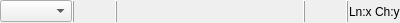
<?xml version="1.0" encoding="UTF-8"?>
<ui version="4.0">
 <class>CScriptFooterArea</class>
 <widget class="QWidget" name="CScriptFooterArea">
  <property name="geometry">
   <rect>
    <x>0</x>
    <y>0</y>
    <width>400</width>
    <height>23</height>
   </rect>
  </property>
  <property name="windowTitle">
   <string>Form</string>
  </property>
  <layout class="QHBoxLayout" name="horizontalLayout">
   <property name="spacing">
    <number>0</number>
   </property>
   <property name="leftMargin">
    <number>0</number>
   </property>
   <property name="topMargin">
    <number>0</number>
   </property>
   <property name="rightMargin">
    <number>0</number>
   </property>
   <property name="bottomMargin">
    <number>0</number>
   </property>
   <item>
    <widget class="CZoomComboBox" name="pZoomComboBox"/>
   </item>
   <item>
    <widget class="QFrame" name="frame">
     <property name="sizePolicy">
      <sizepolicy hsizetype="Fixed" vsizetype="Preferred">
       <horstretch>0</horstretch>
       <verstretch>0</verstretch>
      </sizepolicy>
     </property>
     <property name="frameShape">
      <enum>QFrame::VLine</enum>
     </property>
     <property name="frameShadow">
      <enum>QFrame::Raised</enum>
     </property>
    </widget>
   </item>
   <item>
    <widget class="QPushButton" name="ErrorPushButton">
     <property name="sizePolicy">
      <sizepolicy hsizetype="Fixed" vsizetype="Fixed">
       <horstretch>0</horstretch>
       <verstretch>0</verstretch>
      </sizepolicy>
     </property>
     <property name="text">
      <string/>
     </property>
     <property name="flat">
      <bool>true</bool>
     </property>
    </widget>
   </item>
   <item>
    <widget class="QFrame" name="frame_2">
     <property name="sizePolicy">
      <sizepolicy hsizetype="Fixed" vsizetype="Preferred">
       <horstretch>0</horstretch>
       <verstretch>0</verstretch>
      </sizepolicy>
     </property>
     <property name="frameShape">
      <enum>QFrame::VLine</enum>
     </property>
     <property name="frameShadow">
      <enum>QFrame::Raised</enum>
     </property>
    </widget>
   </item>
   <item>
    <widget class="QWidget" name="pScrollAreaContainer" native="true">
     <property name="sizePolicy">
      <sizepolicy hsizetype="Expanding" vsizetype="Preferred">
       <horstretch>0</horstretch>
       <verstretch>0</verstretch>
      </sizepolicy>
     </property>
     <layout class="QHBoxLayout" name="horizontalLayout_2">
      <property name="leftMargin">
       <number>0</number>
      </property>
      <property name="topMargin">
       <number>0</number>
      </property>
      <property name="rightMargin">
       <number>0</number>
      </property>
      <property name="bottomMargin">
       <number>0</number>
      </property>
     </layout>
    </widget>
   </item>
   <item>
    <widget class="QFrame" name="frame_4">
     <property name="sizePolicy">
      <sizepolicy hsizetype="Fixed" vsizetype="Preferred">
       <horstretch>0</horstretch>
       <verstretch>0</verstretch>
      </sizepolicy>
     </property>
     <property name="frameShape">
      <enum>QFrame::VLine</enum>
     </property>
     <property name="frameShadow">
      <enum>QFrame::Raised</enum>
     </property>
    </widget>
   </item>
   <item>
    <widget class="QPushButton" name="WhitespacePushButton">
     <property name="sizePolicy">
      <sizepolicy hsizetype="Fixed" vsizetype="Fixed">
       <horstretch>0</horstretch>
       <verstretch>0</verstretch>
      </sizepolicy>
     </property>
     <property name="text">
      <string/>
     </property>
     <property name="flat">
      <bool>true</bool>
     </property>
    </widget>
   </item>
   <item>
    <widget class="QFrame" name="frame_3">
     <property name="sizePolicy">
      <sizepolicy hsizetype="Fixed" vsizetype="Preferred">
       <horstretch>0</horstretch>
       <verstretch>0</verstretch>
      </sizepolicy>
     </property>
     <property name="frameShape">
      <enum>QFrame::VLine</enum>
     </property>
     <property name="frameShadow">
      <enum>QFrame::Raised</enum>
     </property>
    </widget>
   </item>
   <item>
    <widget class="QLabel" name="pCursorLabel">
     <property name="text">
      <string>Ln:x Ch:y</string>
     </property>
    </widget>
   </item>
  </layout>
 </widget>
 <customwidgets>
  <customwidget>
   <class>CZoomComboBox</class>
   <extends>QComboBox</extends>
   <header>Widgets/ZoomComboBox.h</header>
  </customwidget>
 </customwidgets>
 <resources/>
 <connections/>
</ui>
